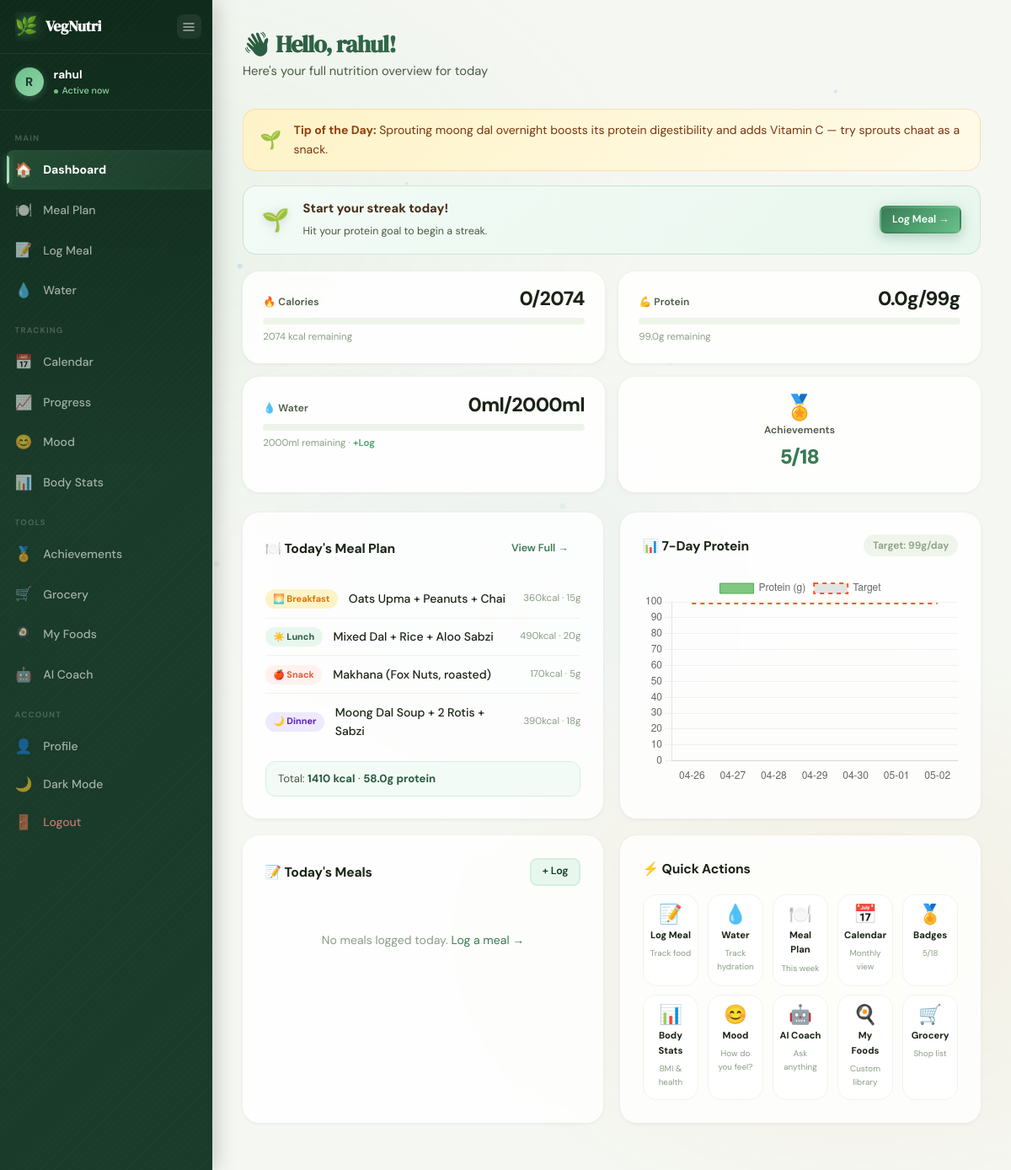
The app's page /dashboard (signed in) with its own data.
### tables this page shows
CREATE TABLE profiles (
        id INTEGER PRIMARY KEY AUTOINCREMENT, user_id INTEGER UNIQUE NOT NULL,
        age INTEGER, height REAL, weight REAL, gender TEXT,
        goal TEXT, activity_level TEXT, cuisine_preference TEXT,
        allergies TEXT, cooking_time INTEGER,
        daily_calories INTEGER, daily_protein INTEGER,
        FOREIGN KEY (user_id) REFERENCES users(id)
    );

CREATE TABLE meal_plans (
        id INTEGER PRIMARY KEY AUTOINCREMENT,
        user_id INTEGER NOT NULL, plan_date DATE NOT NULL,
        breakfast TEXT, lunch TEXT, snack TEXT, dinner TEXT,
        total_calories INTEGER, total_protein REAL,
        FOREIGN KEY (user_id) REFERENCES users(id)
    );

### app.py (the view)
@app.route('/dashboard')
def dashboard():
    if 'user_id' not in session: return redirect(url_for('login'))
    conn = get_db()
    profile = conn.execute('SELECT * FROM profiles WHERE user_id=?',(session['user_id'],)).fetchone()
    if not profile: conn.close(); return redirect(url_for('setup_profile'))
    today = date.today().isoformat()
    today_logs = conn.execute(
        'SELECT * FROM meal_logs WHERE user_id=? AND log_date=? ORDER BY log_time',(session['user_id'],today)).fetchall()
    total_cal_today = sum(l['calories'] for l in today_logs)
    total_pro_today = sum(l['protein']  for l in today_logs)
    plan_row   = conn.execute('SELECT * FROM meal_plans WHERE user_id=? AND plan_date=?',(session['user_id'],today)).fetchone()
    today_plan = _parse_plan(plan_row)
    days7, pro7 = [], []
    for i in range(6,-1,-1):
        d = (date.today()-timedelta(days=i)).isoformat()
        days7.append(d[-5:])
        row = conn.execute('SELECT SUM(protein) p FROM meal_logs WHERE user_id=? AND log_date=?',(session['user_id'],d)).fetchone()
        pro7.append(round(float(row['p'] or 0),1))
    last_weight = conn.execute('SELECT weight FROM weight_logs WHERE user_id=? ORDER BY log_date DESC LIMIT 1',(session['user_id'],)).fetchone()
    conn.close()
    streak_data  = get_streak_data(session['user_id'])
    water_today  = get_water_today(session['user_id'])
    tip_of_day   = get_tip_of_day()
    achievements = get_achievements(session['user_id'])
    unlocked_cnt = sum(1 for a in achievements if a['unlocked'])
    return render_template('dashboard.html', profile=profile, today_logs=today_logs,
        total_cal_today=total_cal_today, total_pro_today=total_pro_today,
        today_plan=today_plan, days7=days7, pro7=pro7,
        last_weight=last_weight['weight'] if last_weight else None,
        streak_data=streak_data, water_today=water_today, water_goal=WATER_GOAL_ML,
        tip_of_day=tip_of_day, unlocked_cnt=unlocked_cnt, total_ach=len(ALL_ACHIEVEMENTS))

### app.py (called while the page is built)
def get_db():
    conn = sqlite3.connect(DATABASE)
    conn.row_factory = sqlite3.Row
    return conn

def _parse_plan(row):
    if not row: return None
    def sj(v):
        try: return json.loads(v)
        except: return {}
    return {'plan_date':row['plan_date'],'breakfast':sj(row['breakfast']),'lunch':sj(row['lunch']),
            'snack':sj(row['snack']),'dinner':sj(row['dinner']),
            'total_calories':row['total_calories'],'total_protein':row['total_protein']}

def get_tip_of_day():
    day_of_year = date.today().timetuple().tm_yday
    return DAILY_TIPS[day_of_year % len(DAILY_TIPS)]

def get_water_today(user_id):
    today = date.today().isoformat()
    conn = get_db()
    row = conn.execute('SELECT SUM(amount_ml) s FROM water_logs WHERE user_id=? AND log_date=?',
                       (user_id, today)).fetchone()
    conn.close()
    return int(row['s'] or 0)

### templates/dashboard.html (shortened to what this page needs)
{% extends 'base.html' %}
{% block content %}
<div class="page-header">
  <h1>👋 Hello, {{ session.username }}!</h1>
  <p>Here's your full nutrition overview for today</p>
</div>
<div class="tip-banner">
  <span class="tip-icon">{{ tip_of_day.icon }}</span>
  <div class="tip-text"><strong>Tip of the Day:</strong> {{ tip_of_day.tip }}</div>
</div>
{% if streak_data.current > 0 %}
<div class="streak-banner">
  <div class="streak-fire">{% if streak_data.current >= 30 %}🏆{% elif streak_data.current >= 14 %}💎{% elif streak_data.current >= 7 %}🔥{% else %}🌱{% endif %}</div>
  <div class="streak-info">
    <strong>{{ streak_data.current }}-Day Protein Streak!</strong>
    <span>Hit your protein goal {{ streak_data.current }} day{{ 's' if streak_data.current != 1 else '' }} in a row!</span>
  </div>
  {% if streak_data.badges %}<div class="streak-badges">{% for b in streak_data.badges %}<span class="streak-badge" title="{{ b.name }}">{{ b.icon }}</span>{% endfor %}</div>{% endif %}
  {% if streak_data.next_badge %}<div class="streak-next">{{ streak_data.next_badge.icon }} {{ streak_data.next_badge.days - streak_data.longest }} more days to unlock {{ streak_data.next_badge.name }}</div>{% endif %}
</div>
{% else %}
<div class="streak-banner start">
  <div class="streak-fire">🌱</div>
  <div class="streak-info"><strong>Start your streak today!</strong><span>Hit your protein goal to begin a streak.</span></div>
  <a href="{{ url_for('log_meal') }}" class="btn btn-sm btn-primary">Log Meal →</a>
</div>
{% endif %}
<div class="stats-row">
  {% set cal_pct = [(total_cal_today / profile.daily_calories * 100)|int, 100]|min %}
  {% set pro_pct = [(total_pro_today / profile.daily_protein * 100)|int, 100]|min %}
  {% set water_pct = [(water_today / water_goal * 100)|int, 100]|min %}
  <div class="stat-card">
    <div class="stat-top"><span class="stat-label">🔥 Calories</span><span class="stat-nums">{{ total_cal_today }}<small>/{{ profile.daily_calories }}</small></span></div>
    <div class="progress-bar"><div class="progress-fill orange" style="width:{{ cal_pct }}%"></div></div>
    <div class="stat-remain">{{ profile.daily_calories - total_cal_today }} kcal remaining</div>
  </div>
  <div class="stat-card">
    <div class="stat-top"><span class="stat-label">💪 Protein</span><span class="stat-nums">{{ "%.1f"|format(total_pro_today) }}g<small>/{{ profile.daily_protein }}g</small></span></div>
    <div class="progress-bar"><div class="progress-fill green" style="width:{{ pro_pct }}%"></div></div>
    <div class="stat-remain">{{ "%.1f"|format(profile.daily_protein - total_pro_today) }}g remaining</div>
  </div>
  <div class="stat-card">
    <div class="stat-top"><span class="stat-label">💧 Water</span><span class="stat-nums">{{ water_today }}ml<small>/{{ water_goal }}ml</small></span></div>
    <div class="progress-bar"><div class="progress-fill blue" style="width:{{ water_pct }}%"></div></div>
    <div class="stat-remain">{{ water_goal - water_today }}ml remaining · <a href="{{ url_for('water') }}">+Log</a></div>
  </div>
  <div class="stat-card stat-card-sm">
    <div class="stat-icon">🏅</div>
    <div class="stat-label">Achievements</div>
    <div class="stat-val">{{ unlocked_cnt }}/{{ total_ach }}</div>
  </div>
</div>
<div class="dash-grid">
  <div class="card">
    <div class="card-header"><h3>🍽️ Today's Meal Plan</h3><a href="{{ url_for('meal_plan') }}" class="btn btn-sm">View Full →</a></div>
    {% if today_plan %}
    <div class="meal-list-simple">
      <div class="meal-row"><span class="meal-badge breakfast">🌅 Breakfast</span><span>{{ today_plan.breakfast.name }}</span><span class="meal-macros">{{ today_plan.breakfast.cal }}kcal · {{ today_plan.breakfast.pro }}g</span></div>
      <div class="meal-row"><span class="meal-badge lunch">☀️ Lunch</span><span>{{ today_plan.lunch.name }}</span><span class="meal-macros">{{ today_plan.lunch.cal }}kcal · {{ today_plan.lunch.pro }}g</span></div>
      <div class="meal-row"><span class="meal-badge snack">🍎 Snack</span><span>{{ today_plan.snack.name }}</span><span class="meal-macros">{{ today_plan.snack.cal }}kcal · {{ today_plan.snack.pro }}g</span></div>
      <div class="meal-row"><span class="meal-badge dinner">🌙 Dinner</span><span>{{ today_plan.dinner.name }}</span><span class="meal-macros">{{ today_plan.dinner.cal }}kcal · {{ today_plan.dinner.pro }}g</span></div>
    </div>
    <div class="plan-totals">Total: <strong>{{ today_plan.total_calories }} kcal</strong> · <strong>{{ today_plan.total_protein }}g protein</strong></div>
    {% else %}
    <div class="empty-state"><p>No plan yet.</p><a href="{{ url_for('meal_plan') }}" class="btn btn-primary">Generate Plan →</a></div>
    {% endif %}
  </div>
  <div class="card">
    <div class="card-header"><h3>📊 7-Day Protein</h3><span class="target-badge">Target: {{ profile.daily_protein }}g/day</span></div>
    <canvas id="proteinChart" height="200"></canvas>
  </div>
  <div class="card">
    <div class="card-header"><h3>📝 Today's Meals</h3><a href="{{ url_for('log_meal') }}" class="btn btn-sm btn-green">+ Log</a></div>
    {% if today_logs %}
    <table class="log-table">
      <thead><tr><th>Meal</th><th>Type</th><th>Cal</th><th>Protein</th></tr></thead>
      <tbody>{% for log in today_logs %}<tr><td>{{ log.meal_name }}</td><td><span class="badge {{ log.meal_type }}">{{ log.meal_type.title() }}</span></td><td>{{ log.calories }}</td><td>{{ log.protein }}g</td></tr>{% endfor %}</tbody>
    </table>
    {% else %}<div class="empty-state">No meals logged today. <a href="{{ url_for('log_meal') }}">Log a meal →</a></div>{% endif %}
  </div>
  <div class="card quick-actions">
    <h3>⚡ Quick Actions</h3>
    <div class="action-grid">
      <a href="{{ url_for('log_meal') }}"  class="action-btn"><span>📝</span><strong>Log Meal</strong><small>Track food</small></a>
      <a href="{{ url_for('water') }}"      class="action-btn"><span>💧</span><strong>Water</strong><small>Track hydration</small></a>
      <a href="{{ url_for('meal_plan') }}"  class="action-btn"><span>🍽️</span><strong>Meal Plan</strong><small>This week</small></a>
      <a href="{{ url_for('nutrition_calendar') }}" class="action-btn"><span>📅</span><strong>Calendar</strong><small>Monthly view</small></a>
      <a href="{{ url_for('achievements') }}" class="action-btn"><span>🏅</span><strong>Badges</strong><small>{{ unlocked_cnt }}/{{ total_ach }}</small></a>
      <a href="{{ url_for('body_stats') }}"  class="action-btn"><span>📊</span><strong>Body Stats</strong><small>BMI & health</small></a>
      <a href="{{ url_for('mood_tracker') }}" class="action-btn"><span>😊</span><strong>Mood</strong><small>How do you feel?</small></a>
      <a href="{{ url_for('ai_coach') }}"   class="action-btn"><span>🤖</span><strong>AI Coach</strong><small>Ask anything</small></a>
      <a href="{{ url_for('my_foods') }}"   class="action-btn"><span>🍳</span><strong>My Foods</strong><small>Custom library</small></a>
      <a href="{{ url_for('grocery') }}"    class="action-btn"><span>🛒</span><strong>Grocery</strong><small>Shop list</small></a>
    </div>
  </div>
</div>
{% endblock %}
{% block scripts %}
<script>
new Chart(document.getElementById('proteinChart').getContext('2d'), {
  type: 'bar',
  data: {
    labels: {{ days7|tojson }},
    datasets: [{
      label: 'Protein (g)', data: {{ pro7|tojson }},
      backgroundColor: 'rgba(74,175,77,0.7)', borderColor:'#4CAF50', borderWidth:1, borderRadius:6,
    },{
      label: 'Target', data: Array(7).fill({{ profile.daily_protein }}),
      type:'line', borderColor:'#FF5722', borderDash:[5,5], borderWidth:2, pointRadius:0, fill:false,
    }]
  },
  options:{responsive:true,plugins:{legend:{display:true}},
    scales:{y:{beginAtZero:true,grid:{color:'#f0f0f0'}},x:{grid:{display:false}}}}
});
</script>
{% endblock %}

### static/css/enhancements.css (style rules this page uses)
body::before { content: ''; position: fixed; inset: 0; z-index: -2; background: radial-gradient(ellipse 600px 400px at 15% 20%, rgba(106,191,138,.08) 0%, transparent 100%), radial-gradient(ellipse 500px 350px at 85% 80%, rgba(217,119,6,.06) 0%, transparent 100%), radial-gradient(ellipse 400px 300px at 50% 50%, rgba(45,125,210,.04) 0%, transparent 100%); animation: meshFloat 20s ease-in-out infinite alternate; }
.page-header { animation: fadeUp .5s ease-out both; }
.page-header h1 { background: linear-gradient(135deg, var(--g800), var(--g600), var(--amber)); background-size: 200% 200%; -webkit-background-clip: text; -webkit-text-fill-color: transparent; background-clip: text; animation: gradient-shift 4s ease infinite; }
.page-header p { animation: fadeUp .5s ease-out .1s both; }
.card { background: rgba(255,255,255,.82) !important; backdrop-filter: blur(16px) saturate(1.4); -webkit-backdrop-filter: blur(16px) saturate(1.4); border: 1px solid rgba(255,255,255,.45) !important; animation: fadeUp .5s ease-out both; transition: all .3s cubic-bezier(.4,0,.2,1) !important; }
.dash-grid .card:nth-child(1) { animation-delay: .05s; }
.dash-grid .card:nth-child(2) { animation-delay: .12s; }
.dash-grid .card:nth-child(3) { animation-delay: .19s; }
.dash-grid .card:nth-child(4) { animation-delay: .26s; }
.stat-card { background: rgba(255,255,255,.85) !important; backdrop-filter: blur(12px); -webkit-backdrop-filter: blur(12px); border: 1px solid rgba(255,255,255,.5) !important; animation: fadeUp .45s ease-out both; position: relative; overflow: hidden; }
.stat-card::after { content: ''; position: absolute; top: 0; left: -100%; width: 50%; height: 100%; background: linear-gradient(90deg, transparent, rgba(255,255,255,.25), transparent); transition: left .6s ease; }
.stats-row .stat-card:nth-child(1) { animation-delay: .05s; }
.stats-row .stat-card:nth-child(2) { animation-delay: .1s; }
.stats-row .stat-card:nth-child(3) { animation-delay: .15s; }
.stats-row .stat-card:nth-child(4) { animation-delay: .2s; }
.btn-primary { background: linear-gradient(135deg, var(--g700), var(--g600), var(--g500)) !important; background-size: 200% 200%; animation: gradient-shift 3s ease infinite; box-shadow: 0 4px 15px rgba(58,122,85,.35), inset 0 1px 0 rgba(255,255,255,.15) !important; }
.btn { position: relative; overflow: hidden; }
.btn::after { content: ''; position: absolute; top: 50%; left: 50%; width: 0; height: 0; background: rgba(255,255,255,.2); border-radius: 50%; transform: translate(-50%, -50%); transition: width .4s ease, height .4s ease; }
.tip-banner, .streak-banner { animation: fadeUp .5s ease-out .15s both; position: relative; overflow: hidden; }
.tip-banner::before, .streak-banner::before { content: ''; position: absolute; top: -50%; right: -20%; width: 120px; height: 120px; background: radial-gradient(circle, rgba(255,255,255,.12), transparent 70%); border-radius: 50%; pointer-events: none; }
.streak-fire { animation: float 2s ease-in-out infinite; }
.action-btn { position: relative; overflow: hidden; background: rgba(255,255,255,.7) !important; backdrop-filter: blur(8px); -webkit-backdrop-filter: blur(8px); }
.action-btn::before { content: ''; position: absolute; inset: 0; background: linear-gradient(135deg, rgba(106,191,138,.05), rgba(217,119,6,.05)); opacity: 0; transition: opacity .3s ease; }
.action-btn span { transition: transform .3s ease; }
.action-grid .action-btn:nth-child(1) { animation: fadeUp .4s ease-out .05s both; }
.action-grid .action-btn:nth-child(2) { animation: fadeUp .4s ease-out .08s both; }
.action-grid .action-btn:nth-child(3) { animation: fadeUp .4s ease-out .11s both; }
.action-grid .action-btn:nth-child(4) { animation: fadeUp .4s ease-out .14s both; }
.action-grid .action-btn:nth-child(5) { animation: fadeUp .4s ease-out .17s both; }
.action-grid .action-btn:nth-child(6) { animation: fadeUp .4s ease-out .20s both; }
.action-grid .action-btn:nth-child(7) { animation: fadeUp .4s ease-out .23s both; }
.action-grid .action-btn:nth-child(8) { animation: fadeUp .4s ease-out .26s both; }
.action-grid .action-btn:nth-child(9) { animation: fadeUp .4s ease-out .29s both; }
.action-grid .action-btn:nth-child(10) { animation: fadeUp .4s ease-out .32s both; }
.stat-card-sm .stat-icon { transition: transform .3s cubic-bezier(.34,1.56,.64,1); }

### records on screen
profiles: profile.daily_calories-total_cal_today "2074", profile.daily_protein-total_pro_today "99.0", daily_protein "99"
meal_plans: total_calories "1410", total_protein "58.0"

### other values on screen
{{ session.username[0]|upper }} "R"
{{ session.username }} "rahul"
{{ tip_of_day.icon }} "🌱"
{{ tip_of_day.tip }} "Sprouting moong dal overnight boosts its protein digestibility and adds Vitamin C — try sprouts chaat as a snack."
{{ water_goal - water_today }} "2000"
{{ today_plan.breakfast.name }} "Oats Upma + Peanuts + Chai"
{{ today_plan.breakfast.cal }} "360"
{{ today_plan.breakfast.pro }} "15"
{{ today_plan.lunch.name }} "Mixed Dal + Rice + Aloo Sabzi"
{{ today_plan.lunch.cal }} "490"
{{ today_plan.lunch.pro }} "20"
{{ today_plan.snack.name }} "Makhana (Fox Nuts, roasted)"
{{ today_plan.snack.cal }} "170"
{{ today_plan.snack.pro }} "5"
{{ today_plan.dinner.name }} "Moong Dal Soup + 2 Rotis + Sabzi"
